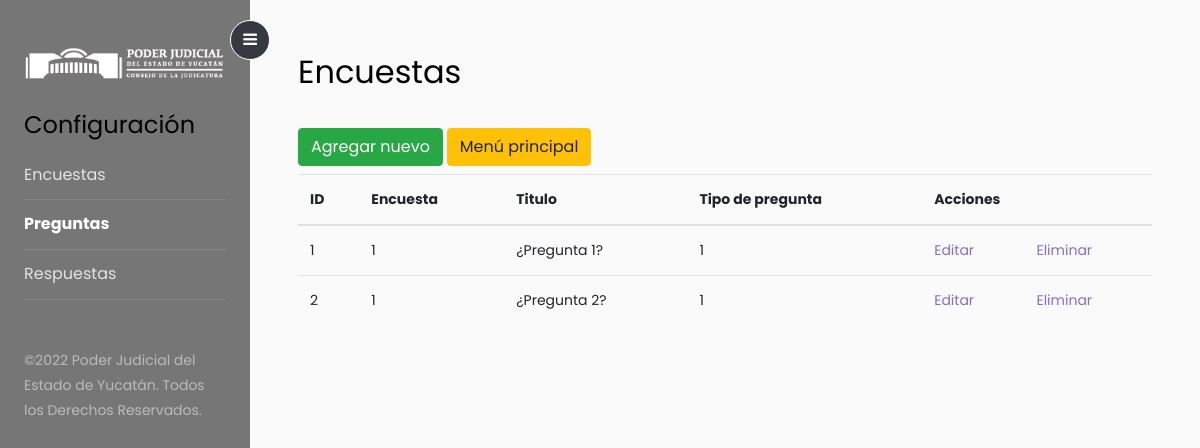
The app's page /dashboard/opciones/index.php with its own data.
### tables this page shows
CREATE TABLE `preguntas` (
  `id_pregunta` int(11) NOT NULL,
  `id_encuesta` int(11) NOT NULL,
  `titulo` varchar(150) NOT NULL,
  `id_tipo_pregunta` int(11) NOT NULL
);

### dashboard/opciones/index.php (the view, shortened to what this page needs)
<!doctype html>
<html lang="en">
  <head>
		<link rel="stylesheet" href="https://stackpath.bootstrapcdn.com/font-awesome/4.7.0/css/font-awesome.min.css">
		<link rel="stylesheet" href="../css/style.css">
  </head>
  <body>
	<?php
	$mysqli = include_once "../config/conexion.php";
	$resultado = $mysqli->query("SELECT id_pregunta, id_encuesta, titulo, id_tipo_pregunta FROM preguntas ORDER BY id_encuesta");
	$preguntas = $resultado->fetch_all(MYSQLI_ASSOC);
	?>
		<div class="wrapper d-flex align-items-stretch">
			<nav id="sidebar">
				<div class="custom-menu">
					<button type="button" id="sidebarCollapse" class="btn btn-primary">
	          <i class="fa fa-bars"></i>
	        </button>
        </div>
				<div class="p-4 pt-5">
		  		<img src="../../imagenes/LogPoderJ.png" class="responsive" width="200"></br>
		  	</br><h4>Configuración</h4>
	        <ul class="list-unstyled components mb-5">
              <li>
                  <a href="../encuestas/">Encuestas</a>
              </li>
              <li class="active">
              <a href="../preguntas/">Preguntas</a>
              </li>
              <li>
              <a href="../respuestas/">Respuestas</a>
              </li>
	        </ul>
	        <div class="footer">
	        	<p>
						  ©2022 Poder Judicial del Estado de Yucatán. Todos los Derechos Reservados.</p>
	        </div>
	      </div>
    	</nav>
      <div id="content" class="p-4 p-md-5 pt-5">
        <h2 class="mb-4">Encuestas</h2>
				<div class="row">
				    <div class="col-12">
				        <a class="btn btn-success my-2" href="form.php">Agregar nuevo</a>
				        <a class="btn btn-warning my-2" href="../menu">Menú principal</a>
				        <table class="table">
				            <thead>
				                <tr>
				                    <th>ID</th>
				                    <th>Encuesta</th>
				                    <th>Titulo</th>
				                    <th>Tipo de pregunta</th>
				                    <th colspan="2">Acciones</th>
				                </tr>
				            </thead>
				            <tbody>
				                <?php
				                foreach ($preguntas as $pregunta) { ?>
				                    <tr>
				                        <td><?php echo $pregunta["id_pregunta"] ?></td>
				                        <td><?php echo $pregunta["id_encuesta"] ?></td>
				                        <td><?php echo $pregunta["titulo"] ?></td>
				                        <td><?php echo $pregunta["id_tipo_pregunta"] ?></td>
				                        <td>
				                            <a href="edit.php?id=<?php echo $pregunta["id_pregunta"] ?>">Editar</a>
				                        </td>
				                        <td>
				                            <a href="delete.php?id=<?php echo $pregunta["id_pregunta"] ?>">Eliminar</a>
				                        </td>
				                    </tr>
				                <?php } ?>
				            </tbody>
				        </table>
				    </div>
				</div>
      </div>
		</div>
	</body>
</html>
  </body>
</html>

### records on screen
preguntas: id_pregunta "1", id_encuesta "1", titulo "¿Pregunta 1?", id_tipo_pregunta "1"
preguntas: id_pregunta "2", id_encuesta "1", titulo "¿Pregunta 2?", id_tipo_pregunta "1"
